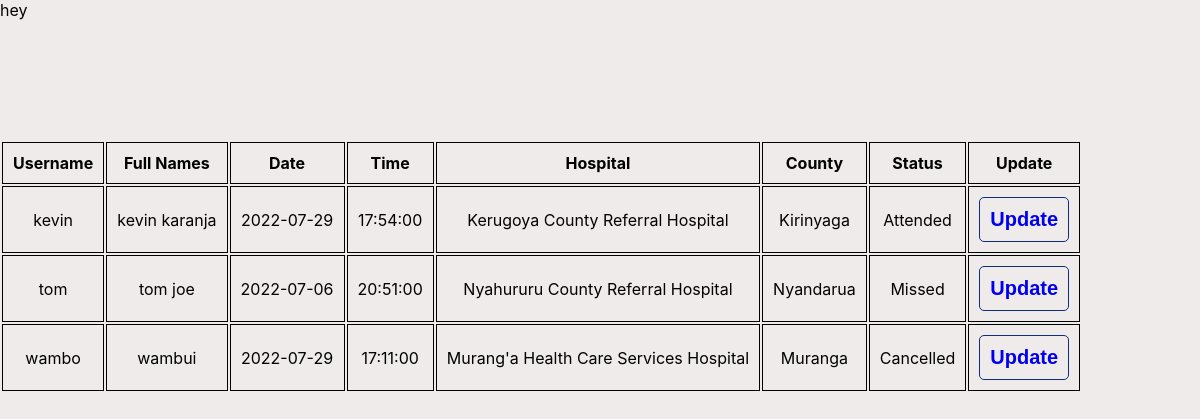
/admin/update_status.php, run on the app's committed database.
### tables this page shows
CREATE TABLE `booking` (
  `bookid` int NOT NULL,
  `username` varchar(255) NOT NULL,
  `fullname` varchar(255) NOT NULL,
  `book_date` date NOT NULL,
  `book_time` time NOT NULL,
  `hospital` varchar(255) NOT NULL,
  `email` varchar(255) NOT NULL,
  `county` varchar(255) NOT NULL,
  `status` varchar(11) NOT NULL,
  `random` varchar(255) NOT NULL
);

### admin/update_status.php (the view, shortened to what this page needs)
<!DOCTYPE html>
<html lang="en">
<head>
<link rel="stylesheet" type="text/css" href="../styles.css">
</head>
<body>
<?php include('../includes/conn.php') ?>
    hey
    <table>
        <tr>
        <th>Username</th>
        <th>Full Names</th>
        <th>Date </th>
        <th>Time </th>
        <th>Hospital </th>
        <th>County </th>
        <th>Status </th>
        <th>Update</th>
        </tr>
    <br>
    <?php
$sql = "SELECT * FROM booking";
$result = $db->query($sql);
                while($rows=$result->fetch_assoc())
                {
             ?>
        <tr>
            <td ><?php echo $rows['username'];?></td>
            <td>  <?php echo $rows['fullname'];?></td>
            <td> <?php echo $rows['book_date'];?></td>
            <td> <?php echo $rows['book_time'];?></td>
            <td> <?php echo $rows['hospital'];?></td>
            <td> <?php echo $rows['county'];?></td>
            <td> <?php echo $rows['status'];?></td>
            <td>
<button class="btn1"  ><a href="status_update.php?id=<?= $rows['random'];?>" >
            Update</a></a></button>
     </td>
        </tr>
<br>
<br>
            <?php
                }
             ?>
              </table>
</body>
</html>

### styles.css (style rules this page uses)
a { text-decoration: none; transition: 0.5s; }
th, td { border: 1px solid; padding: 10px; }
body { margin:0px; background-color:#f0ebeb; font-family: -apple-system, BlinkMacSystemFont, 'Segoe UI', Roboto, Oxygen, Ubuntu, Cantarell, 'Open Sans', 'Helvetica Neue', sans-serif; }
.btn1 { padding: 10px; font-size: 15px; color: rgb(16, 46, 127); background:transparent; border:thin solid; border-radius: 5px; font-weight: bold; font-size: 20px; cursor: pointer }
table { text-align: center; }

### data on the page
booking: username "kevin", fullname "kevin karanja", book_date "2022-07-29", book_time "17:54:00", hospital "Kerugoya County Referral Hospital", county "Kirinyaga", status "Attended"
booking: username "tom", fullname "tom joe", book_date "2022-07-06", book_time "20:51:00", hospital "Nyahururu County Referral Hospital", county "Nyandarua", status "Missed"
booking: username "wambo", fullname "wambui", book_date "2022-07-29", book_time "17:11:00", hospital "Murang'a Health Care Services Hospital", county "Muranga", status "Cancelled"
